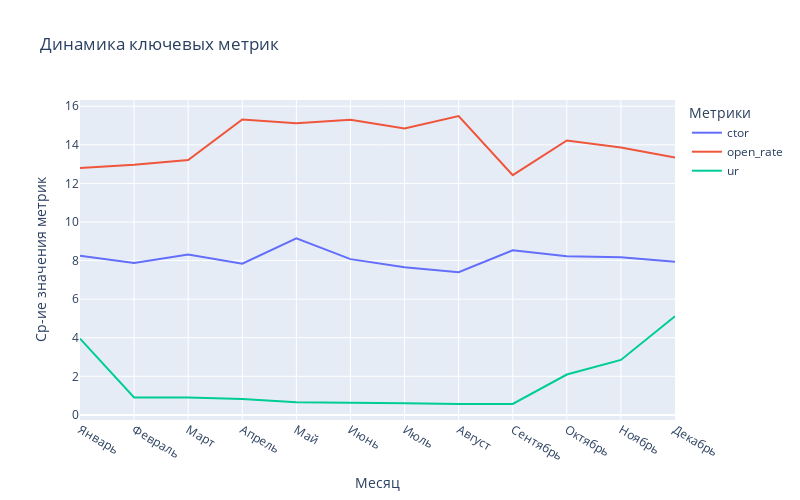

Source (notebook cell):
### Code cell
fig = px.line(dynamics.sort_values('Месяц'),
              x="Месяц",
              y=dynamics.columns,
              title="Динамика ключевых метрик")

fig.update_layout(width=800, height=500,
                  hoverlabel=dict(font_color="white"),
                 legend_title='Метрики')

fig.update_xaxes(title='Месяц')
fig.update_yaxes(title='Ср-ие значения метрик')

fig.show()

### Figure 1 — Plotly figure (JSON) as saved in the notebook; plotly's stock layout.template omitted (floating-point values rounded to 4 significant figures)
{"data": [{"hovertemplate": "variable=ctor<br>Месяц=%{x}<br>value=%{y}<extra></extra>", "legendgroup": "ctor", "line": {"color": "#636efa", "dash": "solid"}, "marker": {"symbol": "circle"}, "mode": "lines", "name": "ctor", "orientation": "v", "showlegend": true, "type": "scatter", "x": ["Январь", "Февраль", "Март", "Апрель", "Май", "Июнь", "Июль", "Август", "Сентябрь", "Октябрь", "Ноябрь", "Декабрь"], "xaxis": "x", "y": [8.25, 7.87, 8.316, 7.837, 9.15, 8.075, 7.65, 7.4, 8.528, 8.22, 8.176, 7.941], "yaxis": "y"}, {"hovertemplate": "variable=open_rate<br>Месяц=%{x}<br>value=%{y}<extra></extra>", "legendgroup": "open_rate", "line": {"color": "#EF553B", "dash": "solid"}, "marker": {"symbol": "circle"}, "mode": "lines", "name": "open_rate", "orientation": "v", "showlegend": true, "type": "scatter", "x": ["Январь", "Февраль", "Март", "Апрель", "Май", "Июнь", "Июль", "Август", "Сентябрь", "Октябрь", "Ноябрь", "Декабрь"], "xaxis": "x", "y": [12.79, 12.97, 13.21, 15.32, 15.12, 15.29, 14.84, 15.49, 12.43, 14.22, 13.86, 13.34], "yaxis": "y"}, {"hovertemplate": "variable=ur<br>Месяц=%{x}<br>value=%{y}<extra></extra>", "legendgroup": "ur", "line": {"color": "#00cc96", "dash": "solid"}, "marker": {"symbol": "circle"}, "mode": "lines", "name": "ur", "orientation": "v", "showlegend": true, "type": "scatter", "x": ["Январь", "Февраль", "Март", "Апрель", "Май", "Июнь", "Июль", "Август", "Сентябрь", "Октябрь", "Ноябрь", "Декабрь"], "xaxis": "x", "y": [3.955, 0.9, 0.9, 0.8268, 0.66, 0.615, 0.6, 0.565, 0.5685, 2.094, 2.849, 5.113], "yaxis": "y"}], "layout": {"height": 500, "hoverlabel": {"font": {"color": "white"}}, "legend": {"title": {"text": "Метрики"}, "tracegroupgap": 0}, "title": {"text": "Динамика ключевых метрик"}, "width": 800, "xaxis": {"anchor": "y", "autorange": true, "domain": [0, 1], "range": [0, 11], "title": {"text": "Месяц"}, "type": "category"}, "yaxis": {"anchor": "x", "autorange": true, "domain": [0, 1], "range": [-0.2644, 16.32], "title": {"text": "Ср-ие значения метрик"}, "type": "linear"}}}
